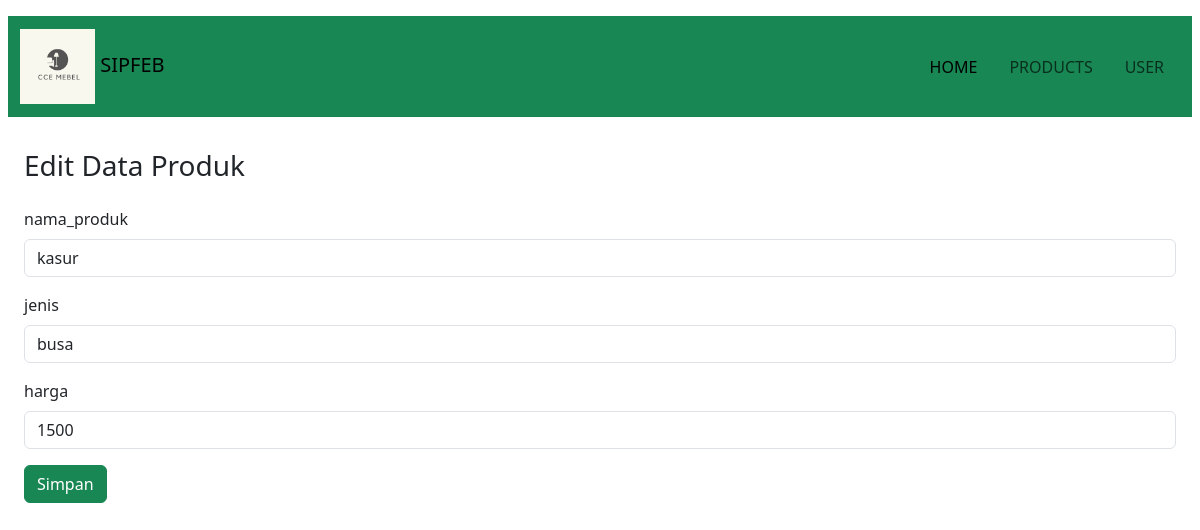
Page /views/produk/edit.php?id_produk=13 on the committed database.
### tables this page shows
CREATE TABLE `produk` (
  `id_produk` int NOT NULL,
  `nama_produk` varchar(100) NOT NULL,
  `jenis` varchar(100) NOT NULL,
  `harga` int NOT NULL,
  `foto` varchar(100) DEFAULT NULL
);

### controllers/ProdukController.php (called while the page is built, shortened)
<?php
include_once '../../models/Produk.php';
class ProdukController
{
    private $model;
    public function __construct($db)
    {
        $this->model = new Produk($db);
    }
    public function getProdukById($id_produk)
    {
       return $this->model->getProdukById($id_produk);
    }
}

### models/Produk.php (called while the page is built, shortened)
<?php
class Produk{
    private $koneksi;
    public function __construct($db)
    {
        $this->koneksi = $db;
    }
    public function getProdukById($id_produk)
    {
        $query="SELECT  nama_produk, jenis, harga FROM produk where id_produk=$id_produk";
        $result= mysqli_query($this->koneksi, $query);
        return mysqli_fetch_assoc($result);
    }
}

### views/produk/edit.php (the view, shortened to what this page needs)
<?php
include_once '../../config.php';
include_once '../../controllers/ProdukController.php';
require '../../index.php';
$database =new database;
$db = $database->getKoneksi();
if (isset($_GET ['id_produk'])) {
    $id_produk = $_GET ['id_produk'];
    $produkController = new ProdukController($db);
    $produkData = $produkController->getprodukById($id_produk);
}
?>
<!doctype html>
<html lang="en">
<head>
    <link href="https://cdn.jsdelivr.net/npm/bootstrap@5.3.2/dist/css/bootstrap.min.css" rel="stylesheet">
</head>
<body>
    <div class="px-4 py-8">
        <h3 class="py-3">Edit Data Produk</h3>
        <?php
        if ($produkData) {
        ?>
            <form action="" method="post">
                <?php
                foreach ($produkData as $d => $value) {
                ?>
                    <div class="mb-3">
                        <label for="<?php echo $d ?>" class="form-label"><?php echo $d ?></label>
                        <input type="text" class="form-control" name="<?php echo $d ?>" value="<?php echo $value ?>">
                    </div>
                <?php
                }
                ?>
                <button type="submit" name="submit" class="btn btn-success">Simpan</button>
            </form>
        <?php
        }
        ?>
    </div>
</body>
</html>

### rows in the picture
produk: nama_produk "kasur", jenis "busa", harga "1500"

### other values in the picture
$d "nama_produk"
$d "jenis"
$d "harga"
